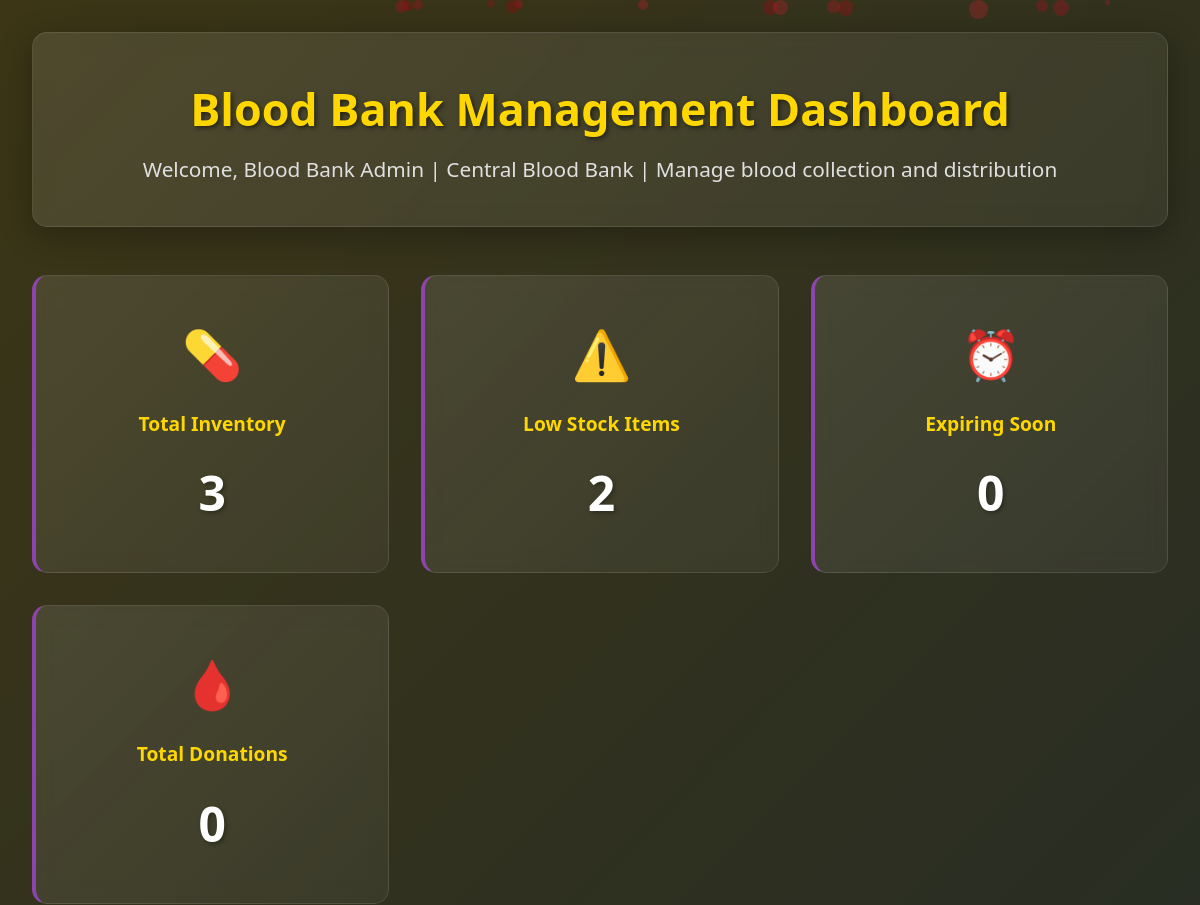
Page /bloodbank/dashboard.php (signed in, upper part) on the earlier database version.
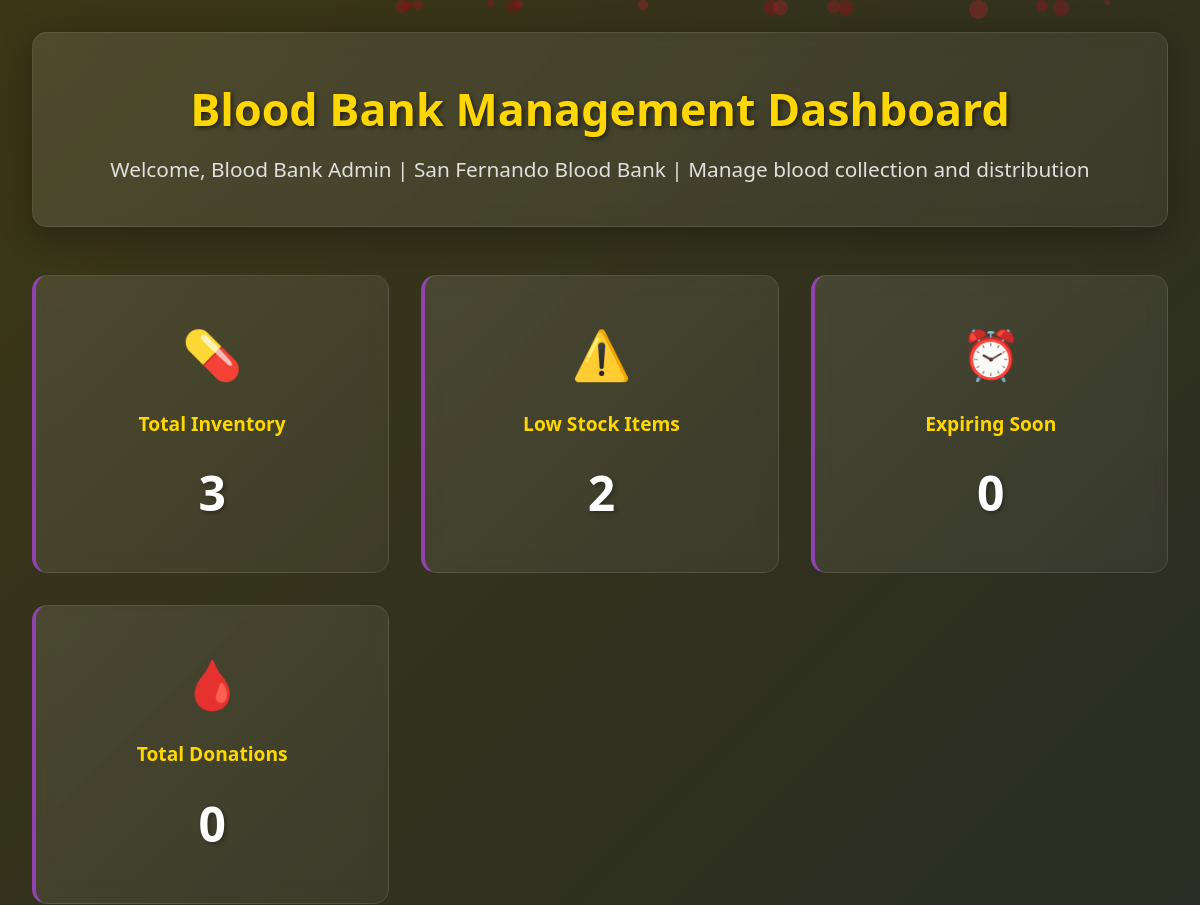
Same page on the later database version.
### tables this page shows
CREATE TABLE facilities (
    id INT AUTO_INCREMENT PRIMARY KEY,
    name VARCHAR(255) NOT NULL,
    type ENUM('hospital', 'blood_bank') NOT NULL,
    address TEXT NOT NULL,
    city VARCHAR(100) NOT NULL,
    phone VARCHAR(20) NOT NULL,
    email VARCHAR(255) NOT NULL,
    admin_id INT,
    FOREIGN KEY (admin_id) REFERENCES users(id)
);

### includes/functions.php (called while the page is built, shortened)
<?php
include 'config.php';
function getUserData($user_id) {
    global $pdo;
    $stmt = $pdo->prepare("SELECT * FROM users WHERE id = ?");
    $stmt->execute([$user_id]);
    return $stmt->fetch(PDO::FETCH_ASSOC);
}
function getUserFacility($user_id) {
    global $pdo;
    $stmt = $pdo->prepare("SELECT f.* FROM facilities f WHERE f.admin_id = ?");
    $stmt->execute([$user_id]);
    return $stmt->fetch(PDO::FETCH_ASSOC);
}
function getBloodBankStats($facility_id) {
    global $pdo;
    $stats = [];
    $stmt = $pdo->prepare("SELECT COUNT(*) as total_inventory FROM inventory WHERE facility_id = ?");
    $stmt->execute([$facility_id]);
    $stats['total_inventory'] = $stmt->fetch(PDO::FETCH_ASSOC)['total_inventory'];
    $stmt = $pdo->prepare("SELECT COUNT(*) as low_stock FROM inventory WHERE quantity < 10 AND facility_id = ?");
    $stmt->execute([$facility_id]);
    $stats['low_stock'] = $stmt->fetch(PDO::FETCH_ASSOC)['low_stock'];
    $stmt = $pdo->prepare("SELECT COUNT(*) as expiring_soon FROM inventory WHERE expiration_date BETWEEN CURDATE() AND DATE_ADD(CURDATE(), INTERVAL 7 DAY) AND facility_id = ?");
    $stmt->execute([$facility_id]);
    $stats['expiring_soon'] = $stmt->fetch(PDO::FETCH_ASSOC)['expiring_soon'];
    $stmt = $pdo->prepare("SELECT COUNT(*) as total_donations FROM donations WHERE status = 'fulfilled' AND facility_id = ?");
    $stmt->execute([$facility_id]);
    $stats['total_donations'] = $stmt->fetch(PDO::FETCH_ASSOC)['total_donations'];
    return $stats;
}
?>

### bloodbank/dashboard.php (the view, shortened to what this page needs)
<?php
include '../includes/auth.php';
$user = getUserData($_SESSION['user_id']);
$facility = getUserFacility($_SESSION['user_id']);
if ($facility) {
    $stats = getBloodBankStats($facility['id']);
}
?>
<!DOCTYPE html>
<html lang="en">
<head>
    <link rel="stylesheet" href="css/admin.css">
</head>
<body>
    <div class="background-animation"></div>
    <div class="dashboard-container">
        <div class="dashboard-header">
            <h1>Blood Bank Management Dashboard</h1>
            <p>Welcome, <?php echo $user['name']; ?> | <?php echo $facility ? $facility['name'] : 'No Facility Assigned'; ?> | Manage blood collection and distribution</p>
        </div>
        <div class="stats-grid">
            <div class="stat-card bloodbank-stat">
                <div class="stat-icon">💊</div>
                <h3>Total Inventory</h3>
                <p class="stat-number"><?php echo $stats['total_inventory']; ?></p>
            </div>
            <div class="stat-card bloodbank-stat">
                <div class="stat-icon">⚠️</div>
                <h3>Low Stock Items</h3>
                <p class="stat-number"><?php echo $stats['low_stock']; ?></p>
            </div>
            <div class="stat-card bloodbank-stat">
                <div class="stat-icon">⏰</div>
                <h3>Expiring Soon</h3>
                <p class="stat-number"><?php echo $stats['expiring_soon']; ?></p>
            </div>
            <div class="stat-card bloodbank-stat">
                <div class="stat-icon">🩸</div>
                <h3>Total Donations</h3>
                <p class="stat-number"><?php echo $stats['total_donations']; ?></p>
            </div>
        </div>
    </div>
</body>
</html>

Differences in the rows shown:
changed facilities: name "Central Blood Bank" → "San Fernando Blood Bank"
